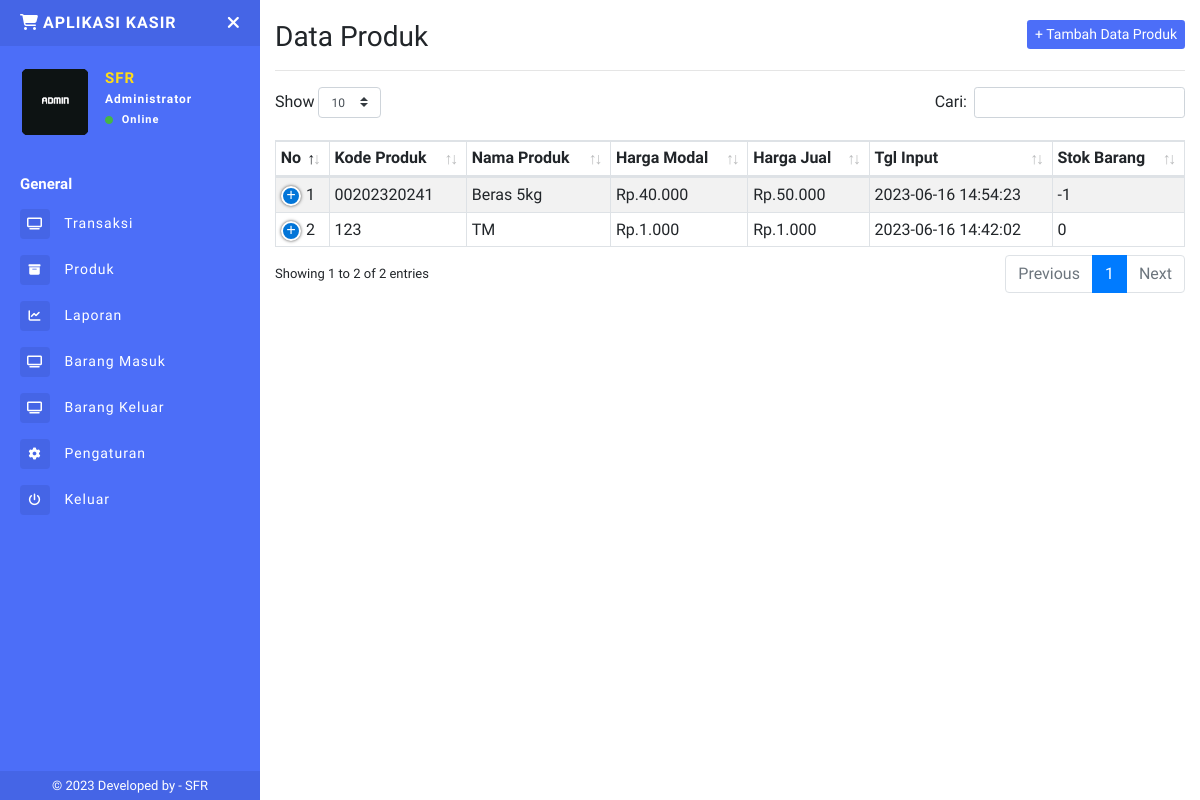
/produk.php (signed in), run on the app's committed database.
### tables this page shows
CREATE TABLE `produk` (
  `idproduk` int(11) NOT NULL,
  `kode_produk` varchar(100) NOT NULL,
  `nama_produk` varchar(255) NOT NULL,
  `harga_modal` int(11) NOT NULL,
  `harga_jual` int(11) NOT NULL,
  `stok_barang` int(10) NOT NULL,
  `tgl_input` timestamp NOT NULL DEFAULT current_timestamp() ON UPDATE current_timestamp()
);

### produk.php (the view, shortened to what this page needs)
<?php include 'sidebar.php'; ?>
    <h1 class="h3 mb-0">
        Data Produk
        <button class="btn btn-primary btn-sm border-0 float-right" type="button" data-toggle="modal" data-target="#TambahProduk">+ Tambah Data Produk</button>
    </h1>
<hr>
<table class="table table-striped table-sm table-bordered dt-responsive nowrap" id="table" width="100%">
<thead>
  <tr>
    <th>No</th>
    <th>Kode Produk</th>
    <th>Nama Produk</th>
    <th>Harga Modal</th>
    <th>Harga Jual</th>
    <th>Tgl Input</th>
    <th>Stok Barang</th>
  </tr>
</thead>
<tbody>
<?php
    $no = 1;
    $data_barang = mysqli_query($conn,"SELECT * FROM produk ORDER BY idproduk ASC");
    while($d = mysqli_fetch_array($data_barang)){
        ?>
  <tr>
    <td><?php echo $no++; ?></td>
    <td><?php echo $d['kode_produk']; ?></td>
    <td><?php echo $d['nama_produk']; ?></td>
    <td>
      Rp.<?php echo ribuan($d['harga_modal']); ?>
  </td>
    <td>Rp.<?php echo ribuan($d['harga_jual']); ?></td>
    <td><?php echo $d['tgl_input']; ?></td>
    <td><?php echo $d['stok_barang']; ?></td>
  </tr>
  <?php } ?>
</tbody>
</table>
<?php include 'footer.php'; ?>

### sidebar.php (shortened to what this page needs)
<?php
include "config.php";
  function ribuan ($nilai){
    return number_format ($nilai, 0, ',', '.');
}
$uid = $_SESSION['userid'];
$DataLogin = mysqli_fetch_array(mysqli_query($conn,"SELECT * FROM login WHERE userid='$uid'"));
$username = $DataLogin['username'];
$toko = $DataLogin['toko'];
$logo = $DataLogin['logo'];
?>
<!DOCTYPE html>
<html>
<head>
    <link rel="stylesheet" href="https://maxcdn.bootstrapcdn.com/bootstrap/4.0.0/css/bootstrap.min.css">
    <link href="assets/css/style.css" rel="stylesheet">
    <link href="https://use.fontawesome.com/releases/v5.0.6/css/all.css" rel="stylesheet">
    <link rel="stylesheet" href="https://cdnjs.cloudflare.com/ajax/libs/font-awesome/6.4.0/css/all.min.css">
    <link href="assets/vendor/datatables/dataTables.bootstrap4.min.css" rel="stylesheet">
  <link href="assets/vendor/datatables/responsive.bootstrap4.min.css" rel="stylesheet">
</head>
<body>
<div class="page-wrapper chiller-theme toggled">
  <nav id="sidebar" class="sidebar-wrapper">
    <div class="sidebar-content">
      <div class="sidebar-brand">
        <a href="./"><i class="fas fa-shopping-cart mr-1"></i><?php echo $toko ?></a>
        <div id="close-sidebar">
          <i class="fas fa-times"></i>
        </div>
      </div>
      <div class="sidebar-header">
        <div class="user-pic" style="height:70px;width:70px;">
          <img class="img-responsive img-rounded" src="assets/images/<?php echo $logo ?>"
            alt="User picture">
        </div>
        <div class="user-info">
          <span class="user-name"><?php echo $username ?>
          </span>
          <span class="user-role">Administrator</span>
          <span class="user-status">
            <i class="fa fa-circle"></i>
            <span>Online</span>
          </span>
        </div>
      </div>
      <div class="sidebar-menu">
        <ul>
          <li class="header-menu">
            <span>General</span>
          </li>
          <li>
            <a href="index.php">
              <i class="fas fa-tv"></i>
              <span>Transaksi</span>
            </a>
          </li>
          <li>
            <a href="produk.php">
            <i class="fas fa-archive"></i>
              <span>Produk</span>
            </a>
          </li>
          <li>
            <a href="laporan.php">
              <i class="fa fa-chart-line"></i>
              <span>Laporan</span>
            </a>
          </li>
          <li>
            <a href="masuk.php">
              <i class="fas fa-tv"></i>
              <span>Barang Masuk</span>
            </a>
          </li>
          <li>
            <a href="keluar.php">
              <i class="fas fa-tv"></i>
              <span>Barang Keluar</span>
            </a>
          </li>
          <li>
            <a href="pengaturan.php">
              <i class="fa fa-cog"></i>
              <span>Pengaturan</span>
            </a>
          </li>
          <li>
            <a href="#Exit" data-toggle="modal">
              <i class="fa fa-power-off"></i>
              <span>Keluar</span>
            </a>
          </li>
        </ul>
      </div>
    </div>
    <div class="sidebar-footer">
    © 2023 Developed by - <a target="_blank" rel="noopener noreferrer" href="https://github.com/SFRMado">
     SFR</a>
    </div>
  </nav>
  <main class="page-content">
    <div class="container-fluid">
    <div class="d-block d-sm-block d-md-none d-lg-none py-2"></div>

### data on the page
produk: kode_produk "00202320241", nama_produk "Beras 5kg", harga_modal "40.000", harga_jual "50.000", tgl_input "2023-06-16 14:54:23", stok_barang "-1"
produk: kode_produk "123", nama_produk "TM", harga_modal "1.000", harga_jual "1.000", tgl_input "2023-06-16 14:42:02", stok_barang "0"

### other printed values
$toko "APLIKASI KASIR"
$username "SFR"
